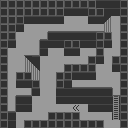

Rendered tile map (Tiled .tmx) drawn with the repository's tilesets; below, a short description and the full map source, tile grids included:
An orthogonal 16x16 tile map with 8x8 px tiles, 1 tile layer (walls).

<map version="1.0" orientation="orthogonal" renderorder="right-down" width="16" height="16" tilewidth="8" tileheight="8" nextobjectid="1">
 <tileset firstgid="1" name="simple-tiles-3" tilewidth="8" tileheight="8" tilecount="36" columns="6">
  <image source="simple-tiles-3.gif" width="48" height="48" />
  <tile id="3">
   <properties>
    <property name="gate" value="left" />
   </properties>
  </tile>
 </tileset>
 <layer name="walls" width="16" height="16">
  <data encoding="csv">
19,19,19,19,19,19,19,19,19,19,19,19,25,25,25,19,
19,19,19,19,19,19,19,19,25,25,25,19,19,25,25,19,
19,19,19,25,25,25,25,25,31,31,31,25,25,1,31,19,
19,19,25,31,31,31,35,35,35,35,35,35,35,7,31,19,
19,19,31,31,31,36,25,25,25,25,25,25,19,19,31,19,
19,25,31,31,30,25,25,25,19,19,25,25,19,25,31,19,
19,31,31,35,36,25,31,31,25,25,31,31,19,31,31,19,
19,31,31,2,25,31,31,31,31,31,31,19,25,31,19,19,
19,31,31,8,2,31,31,31,19,19,19,19,31,31,25,19,
19,31,19,19,8,31,31,19,19,25,25,25,31,31,31,19,
19,31,25,25,19,31,31,19,25,35,35,35,35,35,31,19,
19,31,35,36,25,31,31,25,25,25,25,25,25,25,34,19,
19,30,25,25,31,31,31,25,25,25,25,25,25,25,26,19,
19,36,25,25,31,31,31,31,31,4,31,25,25,25,26,19,
19,25,31,31,31,31,19,19,19,19,31,31,31,31,26,19,
19,25,31,19,19,19,19,19,19,19,19,19,19,31,31,19
</data>
 </layer>
</map>